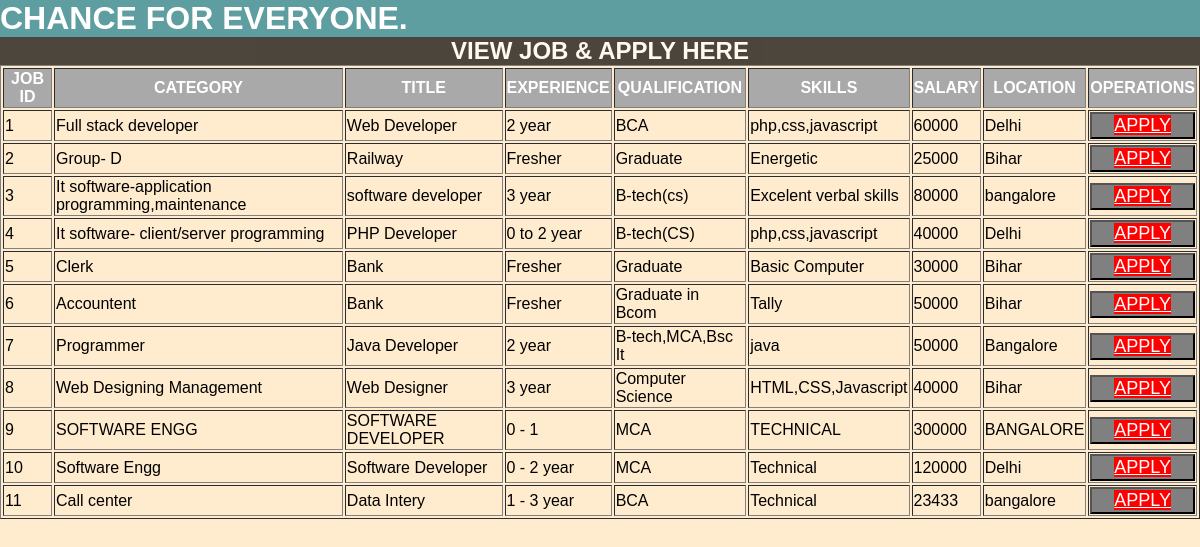
Screenshot of /seeker/jdisplay.php with the database file from the repository.
### tables this page shows
CREATE TABLE `jobdetails` (
  `id` int(11) NOT NULL,
  `category` varchar(500) NOT NULL,
  `title` varchar(500) NOT NULL,
  `experience` varchar(500) NOT NULL,
  `qualification` varchar(500) NOT NULL,
  `skills` varchar(500) NOT NULL,
  `salary` int(250) NOT NULL,
  `location` varchar(1000) NOT NULL,
  `c_id` int(21) NOT NULL
);

### seeker/jdisplay.php (the view, shortened to what this page needs)
<?php
include 'dblink.php';
$query = "select * from jobdetails";
$data = mysqli_query($con, $query);
$total = mysqli_num_rows($data);
?>
<!DOCTYPE html>
<html>
<head>
</head>
<body>
	<h1> <marquee> CHANCE  FOR  EVERYONE. </marquee></h1>
	<h2>VIEW JOB & APPLY HERE</h2>
	<table border="1">
		<tr>
			<th>JOB ID</th>
			<th>CATEGORY</th>
			<th>TITLE</th>
			<th>EXPERIENCE</th>
			<th>QUALIFICATION</th>
			<th>SKILLS</th>
			<th>SALARY</th>
			<th>LOCATION</th>
			<th>OPERATIONS</th>
		</tr>
</body>
</html>
<?php
if($total !=0)
{
	while($result = mysqli_fetch_assoc($data))
	{
		echo "<tr>
			    <td>".$result['id']."</td>
				<td>".$result['category']."</td>
				<td>".$result['title']."</td>
				<td>".$result['experience']."</td>
				<td>".$result['qualification']."</td>
				<td>".$result['skills']."</td>
				<td>".$result['salary']."</td>
				<td>".$result['location']."</td>
				<td><button><a href='japply.html?ji=$result[id] '>APPLY </a></button></td>
		</tr>";
	}
}
else
{
	echo "No Record Found";
}
?>

### seeker/jdisplay.php (style rules this page uses)
body { margin: 0; padding: 0; background-color: #ffebcd; background-size: cover; font-family: sans-serif; }
h1 { margin: 0; color: white; background-color:cadetblue; }
h2 { margin: 0; color: white; background-color: black; text-align: center; opacity: .7; }
tr { color: black; }
th { color: white; background-color: darkgray; }
tr td a { font-size: 18px; background-color: red; color: white; }
button { width: 100%; background-color: gray; }

### rows the page displays
jobdetails: id "1", category "Full stack developer", title "Web Developer", experience "2 year", qualification "BCA", skills "php,css,javascript", salary "60000", location "Delhi"
jobdetails: id "2", category "Group- D", title "Railway", experience "Fresher", qualification "Graduate", skills "Energetic", salary "25000", location "Bihar"
jobdetails: id "3", category "It software-application programming,maintenance", title "software developer", experience "3 year", qualification "B-tech(cs)", skills "Excelent verbal skills", salary "80000", location "bangalore"
jobdetails: id "4", category "It software- client/server programming", title "PHP Developer", experience "0 to 2 year", qualification "B-tech(CS)", skills "php,css,javascript", salary "40000", location "Delhi"
jobdetails: id "5", category "Clerk", title "Bank", experience "Fresher", qualification "Graduate", skills "Basic Computer", salary "30000", location "Bihar"
jobdetails: id "6", category "Accountent", title "Bank", experience "Fresher", qualification "Graduate in Bcom", skills "Tally", salary "50000", location "Bihar"
jobdetails: id "7", category "Programmer", title "Java Developer", experience "2 year", qualification "B-tech,MCA,Bsc It", skills "java", salary "50000", location "Bangalore"
jobdetails: id "8", category "Web Designing Management", title "Web Designer", experience "3 year", qualification "Computer Science", skills "HTML,CSS,Javascript", salary "40000", location "Bihar"
jobdetails: id "9", category "SOFTWARE ENGG", title "SOFTWARE DEVELOPER", experience "0 - 1", qualification "MCA", skills "TECHNICAL", salary "300000", location "BANGALORE"
jobdetails: id "10", category "Software Engg", title "Software Developer", experience "0 - 2 year", qualification "MCA", skills "Technical", salary "120000", location "Delhi"
jobdetails: id "11", category "Call center", title "Data Intery", experience "1 - 3 year", qualification "BCA", skills "Technical", salary "23433", location "bangalore"
